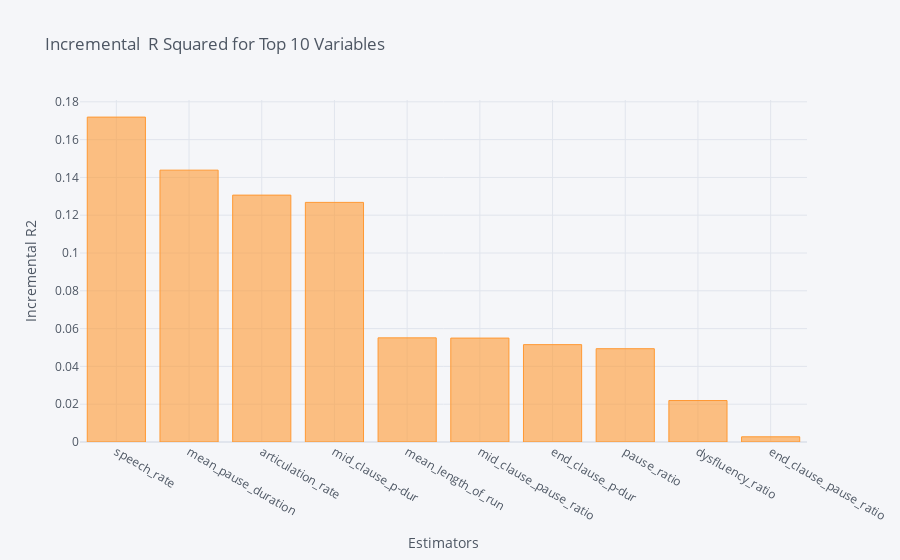
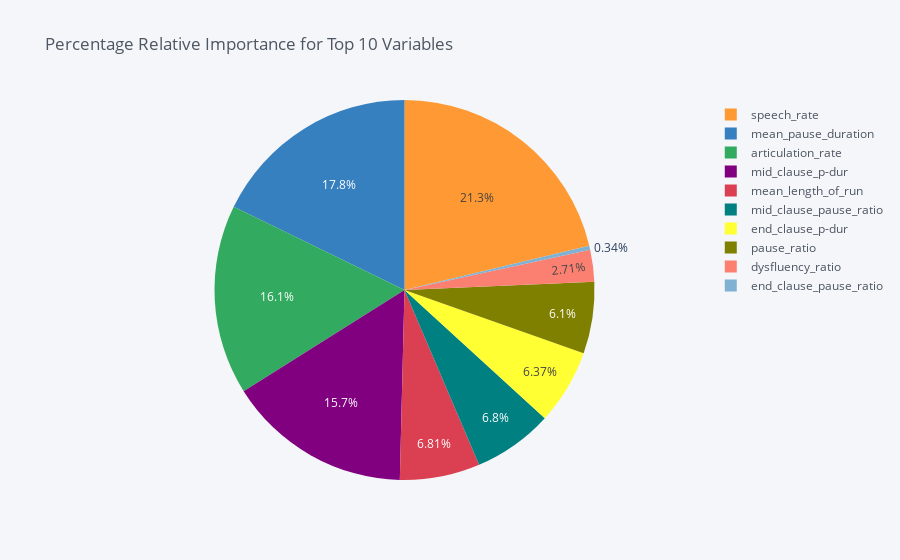

Source (notebook cell) for these figures, in order:
### Markdown cell above
**Automatic Measures (Facet = Rater)**

### Code cell
task = "Arg_Oly"
manual = False
task_facet = False
X, Y = load_dataset(task, manual, task_facet)
result = fit_dominance_regression(X, Y, train_indices_list_mono)
df_dominance_stats = generate_dominance_statistics_table(result, task, manual, task_facet)
draw_relative_importance_graphs(result, manual_best_trial)
df_eval_list.append(df_dominance_stats)
df_dominance_stats.head()

### Figure 1 — Plotly figure (JSON) as saved in the notebook; plotly's stock layout.template omitted (floating-point values rounded to 4 significant figures)
{"data": [{"marker": {"color": "rgba(255, 153, 51, 0.6)", "line": {"color": "rgba(255, 153, 51, 1.0)", "width": 1}}, "name": "incremental_r2", "orientation": "v", "text": "", "type": "bar", "x": ["speech_rate", "mean_pause_duration", "articulation_rate", "mid_clause_p-dur", "mean_length_of_run", "mid_clause_pause_ratio", "end_clause_p-dur", "pause_ratio", "dysfluency_ratio", "end_clause_pause_ratio"], "y": [0.1719, 0.1438, 0.1306, 0.1268, 0.05511, 0.05499, 0.05152, 0.04936, 0.02195, 0.002749]}], "layout": {"legend": {"bgcolor": "#F5F6F9", "font": {"color": "#4D5663"}}, "paper_bgcolor": "#F5F6F9", "plot_bgcolor": "#F5F6F9", "title": {"font": {"color": "#4D5663"}, "text": "Incremental  R Squared for Top 10 Variables "}, "xaxis": {"gridcolor": "#E1E5ED", "showgrid": true, "tickfont": {"color": "#4D5663"}, "title": {"font": {"color": "#4D5663"}, "text": "Estimators"}, "zerolinecolor": "#E1E5ED"}, "yaxis": {"gridcolor": "#E1E5ED", "showgrid": true, "tickfont": {"color": "#4D5663"}, "title": {"font": {"color": "#4D5663"}, "text": "Incremental R2"}, "zerolinecolor": "#E1E5ED"}}}

### Figure 2 — Plotly figure (JSON) as saved in the notebook; plotly's stock layout.template omitted (floating-point values rounded to 4 significant figures)
{"data": [{"labels": ["speech_rate", "mean_pause_duration", "articulation_rate", "mid_clause_p-dur", "mean_length_of_run", "mid_clause_pause_ratio", "end_clause_p-dur", "pause_ratio", "dysfluency_ratio", "end_clause_pause_ratio"], "marker": {"colors": ["rgba(255, 153, 51, 1.0)", "rgba(55, 128, 191, 1.0)", "rgba(50, 171, 96, 1.0)", "rgba(128, 0, 128, 1.0)", "rgba(219, 64, 82, 1.0)", "rgba(0, 128, 128, 1.0)", "rgba(255, 255, 51, 1.0)", "rgba(128, 128, 0, 1.0)", "rgba(251, 128, 114, 1.0)", "rgba(128, 177, 211, 1.0)"]}, "name": "", "type": "pie", "values": [21.25, 17.78, 16.15, 15.67, 6.813, 6.798, 6.37, 6.103, 2.713, 0.3399]}], "layout": {"legend": {"bgcolor": "#F5F6F9", "font": {"color": "#4D5663"}}, "paper_bgcolor": "#F5F6F9", "plot_bgcolor": "#F5F6F9", "title": {"font": {"color": "#4D5663"}, "text": "Percentage Relative Importance for Top 10 Variables "}}}
